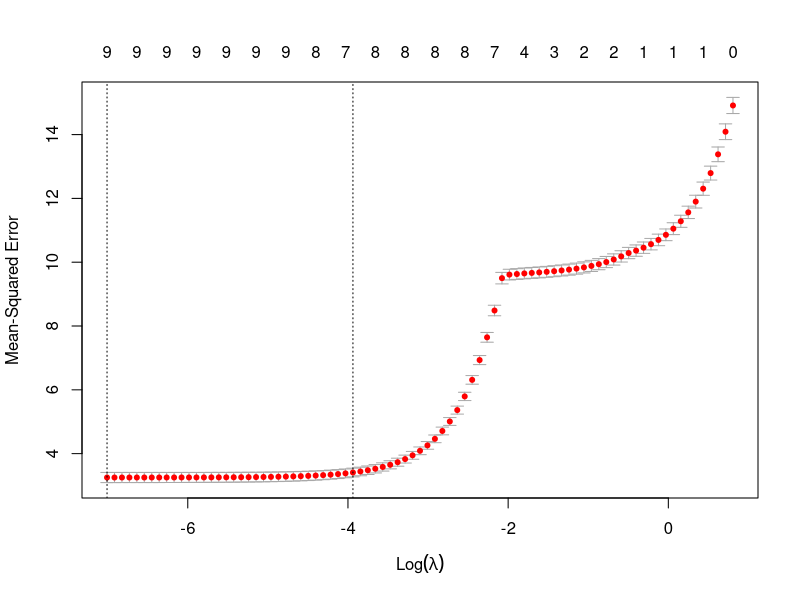

R code for this plot:
## LASSO Regression
# dataset
data = read.csv("autoparts.csv")
is.na(data)
data1 = data[data$prod_no=="90784-76001",c(2:11)]
data2 = data1[data1$c_thickness < 1000,]

# import packages
install.packages("glmnet")
library(glmnet)

# valuable vector
X = as.matrix(data2[1:9])
y = data2$c_thickness

# LASSO Regression
fit.lasso = glmnet(x = X, y = y, alpha=1, nlambda=100)
fit.lasso.cv = cv.glmnet(x = X, y = y, nfolds=10, alpha = 1, lambda = fit.lasso$lambda)
plot(fit.lasso.cv)

# optimal model
fit.lasso.param = fit.lasso.cv$lambda.min
fit.lasso.tune = glmnet(x = X, y = y, alpha = 1, lambda = fit.lasso.param)
coef(fit.lasso.tune) # coefficient